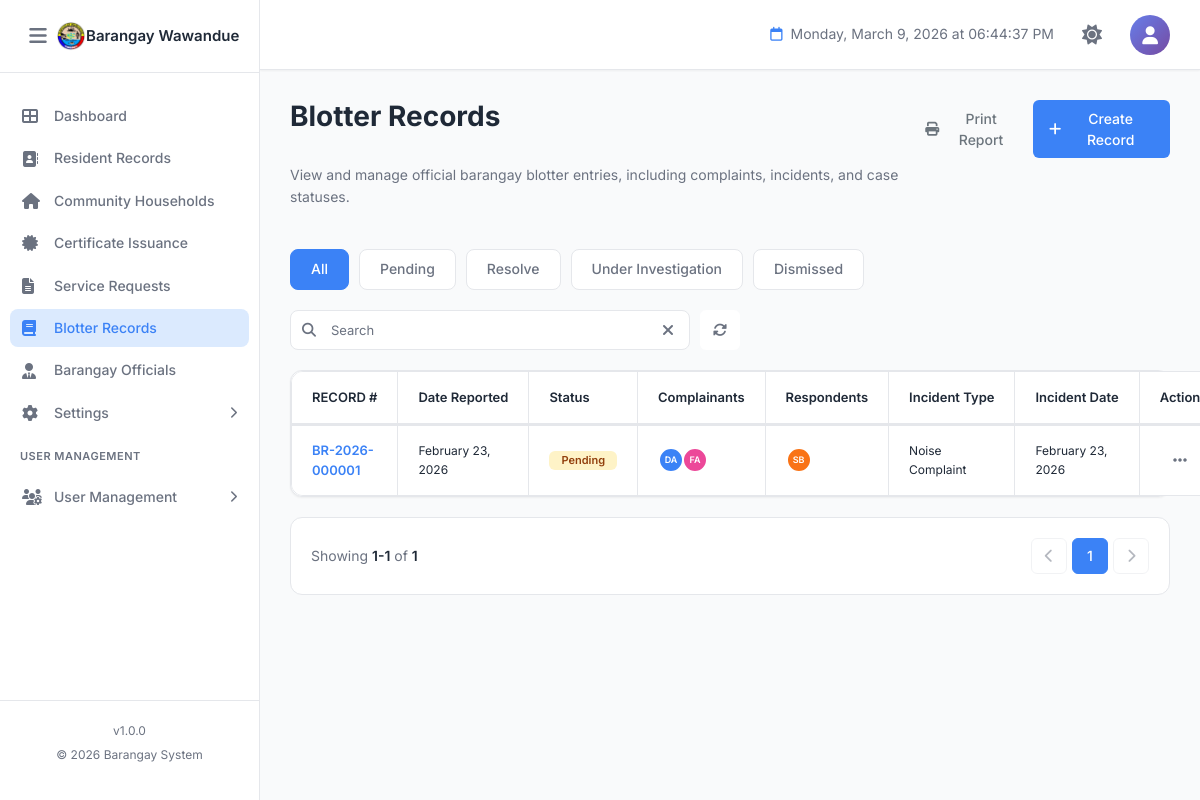
Page /blotter.php (signed in) on the committed database.
### tables this page shows
CREATE TABLE `barangay_info` (
  `id` int(11) NOT NULL,
  `province_name` varchar(100) NOT NULL DEFAULT 'Province Name',
  `town_name` varchar(100) NOT NULL DEFAULT 'Town/City Name',
  `barangay_name` varchar(100) NOT NULL DEFAULT 'Barangay Name',
  `contact_number` varchar(20) DEFAULT NULL,
  `dashboard_text` text DEFAULT NULL,
  `municipal_logo` varchar(255) DEFAULT NULL COMMENT 'Path to municipal/city logo',
  `barangay_logo` varchar(255) DEFAULT NULL COMMENT 'Path to barangay logo',
  `dashboard_image` varchar(255) DEFAULT NULL COMMENT 'Path to dashboard background image',
  `created_at` timestamp NOT NULL DEFAULT current_timestamp(),
  `updated_at` timestamp NOT NULL DEFAULT current_timestamp() ON UPDATE current_timestamp(),
  `updated_by` int(11) DEFAULT NULL COMMENT 'User ID who last updated',
  PRIMARY KEY (`id`),
  KEY `fk_barangay_info_user` (`updated_by`)
);

CREATE TABLE `blotter_records` (
  `id` int(11) NOT NULL AUTO_INCREMENT,
  `record_number` varchar(50) NOT NULL COMMENT 'Format: BR-YYYY-XXXXXX',
  `incident_type` varchar(255) NOT NULL COMMENT 'Type of incident (e.g., Theft, Assault, Noise Complaint)',
  `incident_description` text NOT NULL COMMENT 'Detailed description of the incident',
  `incident_date` datetime NOT NULL COMMENT 'Date and time when incident occurred',
  `incident_location` text NOT NULL COMMENT 'Location where incident occurred',
  `date_reported` datetime NOT NULL DEFAULT current_timestamp() COMMENT 'Date when blotter was reported',
  `reported_by` varchar(255) DEFAULT NULL COMMENT 'Person who reported (if not complainant)',
  `status` enum('Pending','Under Investigation','Resolved','Dismissed') DEFAULT 'Pending' COMMENT 'Current status of the blotter',
  `status_updated_at` datetime DEFAULT NULL COMMENT 'When status was last updated',
  `status_updated_by` int(11) DEFAULT NULL COMMENT 'User ID who updated status',
  `resolution` text DEFAULT NULL COMMENT 'Resolution details if resolved',
  `resolved_date` datetime DEFAULT NULL COMMENT 'Date when case was resolved',
  `resolved_by` int(11) DEFAULT NULL COMMENT 'User ID who resolved the case',
  `remarks` text DEFAULT NULL COMMENT 'Additional remarks or notes',
  `attachments` text DEFAULT NULL COMMENT 'JSON array of attachment file paths',
  `created_at` timestamp NOT NULL DEFAULT current_timestamp(),
  `updated_at` timestamp NOT NULL DEFAULT current_timestamp() ON UPDATE current_timestamp(),
  `created_by` int(11) DEFAULT NULL COMMENT 'User ID who created the record',
  `updated_by` int(11) DEFAULT NULL COMMENT 'User ID who last updated',
  PRIMARY KEY (`id`),
  UNIQUE KEY `record_number` (`record_number`),
  UNIQUE KEY `unique_record_number` (`record_number`),
  KEY `idx_status` (`status`),
  KEY `idx_incident_date` (`incident_date`),
  KEY `idx_date_reported` (`date_reported`),
  KEY `idx_incident_type` (`incident_type`),
  KEY `idx_created_at` (`created_at`)
);

### blotter.php (the view, shortened to what the rows shown need)
<?php
require_once 'config.php';
$pageTitle = 'Blotter Records';
try {
    $pdo = new PDO(
        "mysql:host=" . DB_HOST . ";dbname=" . DB_NAME . ";charset=utf8mb4",
        DB_USER,
        DB_PASS,
        [
            PDO::ATTR_ERRMODE => PDO::ERRMODE_EXCEPTION,
            PDO::ATTR_DEFAULT_FETCH_MODE => PDO::FETCH_ASSOC,
            PDO::ATTR_EMULATE_PREPARES => false
        ]
    );
} catch (PDOException $e) {
    die("Database connection failed: " . $e->getMessage());
}
function getInitials($name) {
    $parts = explode(' ', trim($name));
    if (count($parts) >= 2) {
        return strtoupper(substr($parts[0], 0, 1) . substr($parts[count($parts) - 1], 0, 1));
    }
    return strtoupper(substr($name, 0, 2));
}
function getAvatarColor($index) {
    $colors = ['blue', 'pink', 'teal', 'yellow', 'green', 'orange', 'lime', 'indigo', 'cyan', 'purple'];
    return 'avatar-' . $colors[$index % count($colors)];
}
function formatDateShort($date) {
    return date('F j, Y', strtotime($date));
}
$blotterRecords = [];
try {
    $stmt = $pdo->prepare("
        SELECT
            br.id, br.record_number, br.incident_type, br.incident_date,
            br.date_reported, br.status,
            COUNT(DISTINCT bc.id) AS complainant_count,
            COUNT(DISTINCT brd.id) AS respondent_count,
            GROUP_CONCAT(DISTINCT bc.name ORDER BY bc.id SEPARATOR '|||') AS complainant_names,
            GROUP_CONCAT(DISTINCT brd.name ORDER BY brd.id SEPARATOR '|||') AS respondent_names
        FROM blotter_records br
        LEFT JOIN blotter_complainants bc ON br.id = bc.blotter_id
        LEFT JOIN blotter_respondents brd ON br.id = brd.blotter_id
        GROUP BY br.id
        ORDER BY br.date_reported DESC
    ");
    $stmt->execute();
    $blotterRecords = $stmt->fetchAll();
} catch (PDOException $e) {
    error_log("Error fetching blotter records: " . $e->getMessage());
}
try {
    $residentStmt = $pdo->query("SELECT id, first_name, middle_name, last_name, suffix FROM residents WHERE activity_status = 'Active' ORDER BY last_name, first_name");
    $residents = $residentStmt->fetchAll();
} catch (PDOException $e) {
    error_log("Error fetching residents: " . $e->getMessage());
}
?>
<!DOCTYPE html>
<html lang="en">
<head>
    <link rel="stylesheet" href="assets/bootstrap/css/bootstrap.min.css">
    <link rel="stylesheet" href="https://cdnjs.cloudflare.com/ajax/libs/font-awesome/6.4.0/css/all.min.css">
    <link rel="stylesheet" href="assets/css/style.css">
    <link rel="stylesheet" href="assets/css/blotter.css">
</head>
<body>
    <?php include 'components/sidebar.php'; ?>
    <main class="main-content">
        <div class="dashboard-content">
            <div class="page-header-section">
                <div>
                    <h1 class="page-title"><?php echo $pageTitle; ?></h1>
                </div>
            </div>
            <div class="table-container">
                <table class="data-table blotter-table" id="blotterTable">
                    <thead>
                        <tr>
                            <th>RECORD #</th>
                            <th>Date Reported</th>
                            <th>Status</th>
                            <th>Complainants</th>
                            <th>Respondents</th>
                            <th>Incident Type</th>
                            <th>Incident Date</th>
                            <th>Action</th>
                        </tr>
                    </thead>
                    <tbody id="blotterTableBody">
                        <?php if (empty($blotterRecords)): ?>
                            <tr>
                                <td colspan="8" style="text-align: center; padding: 40px;">
                                    <i class="fas fa-file-alt" style="font-size: 48px; color: #d1d5db; margin-bottom: 16px;"></i>
                                    <p style="color: #6b7280; font-size: 16px; margin: 0;">No blotter records found</p>
                                    <p style="color: #9ca3af; font-size: 14px; margin-top: 8px;">Blotter records will appear here</p>
                                </td>
                            </tr>
                        <?php else: ?>
                            <?php foreach ($blotterRecords as $index => $record):
                                $recordNumber = htmlspecialchars($record['record_number']);
                                $dateReported = formatDateShort($record['date_reported']);
                                $incidentDate = formatDateShort($record['incident_date']);
                                $status = $record['status'];
                                $incidentType = htmlspecialchars($record['incident_type']);
                                $statusBadge = 'badge-' . strtolower(str_replace(' ', '-', $status));
                                $complainants = !empty($record['complainant_names']) ? explode('|||', $record['complainant_names']) : [];
                                $respondents = !empty($record['respondent_names']) ? explode('|||', $record['respondent_names']) : [];
                            ?>
                            <tr data-status="<?php echo strtolower(str_replace(' ', '-', $status)); ?>">
                                <td><span class="record-number"><?php echo $recordNumber; ?></span></td>
                                <td><?php echo $dateReported; ?></td>
                                <td><span class="badge <?php echo $statusBadge; ?>"><?php echo htmlspecialchars($status); ?></span></td>
                                <td>
                                    <div class="person-group">
                                        <?php
                                        $displayCount = min(2, count($complainants));
                                        for ($i = 0; $i < $displayCount; $i++):
                                            $initials = getInitials($complainants[$i]);
                                            $avatarColor = getAvatarColor($i);
                                        ?>
                                            <span class="avatar-sm <?php echo $avatarColor; ?>" title="<?php echo htmlspecialchars($complainants[$i]); ?>">
                                                <?php echo $initials; ?>
                                            </span>
                                        <?php endfor; ?>
                                    </div>
                                </td>
                                <td>
                                    <div class="person-group">
                                        <?php
                                        $displayCount = min(2, count($respondents));
                                        for ($i = 0; $i < $displayCount; $i++):
                                            $initials = getInitials($respondents[$i]);
                                            $avatarColor = getAvatarColor($i + 5);
                                        ?>
                                            <span class="avatar-sm <?php echo $avatarColor; ?>" title="<?php echo htmlspecialchars($respondents[$i]); ?>">
                                                <?php echo $initials; ?>
                                            </span>
                                        <?php endfor; ?>
                                    </div>
                                </td>
                                <td><?php echo $incidentType; ?></td>
                                <td><?php echo $incidentDate; ?></td>
                                <td style="text-align: center; vertical-align: middle;">
                                    <div class="action-menu-container">
                                        <button class="btn-action" data-record-id="<?php echo $record['id']; ?>" data-bs-strategy="fixed">
                                            <i class="fas fa-ellipsis-h"></i>
                                        </button>
                                    </div>
                                </td>
                            </tr>
                            <?php endforeach; ?>
                        <?php endif; ?>
                    </tbody>
                </table>
            </div>
        </div>
    </main>
</body>
</html>

### components/sidebar.php (shortened to what the rows shown need)
<?php
$sidebar_brgy_name = 'BIS';
$sidebar_brgy_logo = 'assets/images/logo.png';
if (isset($conn)) {
    $s_stmt = $conn->prepare("SELECT barangay_name, barangay_logo FROM barangay_info WHERE id = 1 LIMIT 1");
    if ($s_stmt) {
        $s_stmt->execute();
        $s_result = $s_stmt->get_result();
        if ($s_result->num_rows > 0) {
            $s_row = $s_result->fetch_assoc();
            if (!empty($s_row['barangay_name'])) $sidebar_brgy_name = $s_row['barangay_name'];
            if (!empty($s_row['barangay_logo']))  $sidebar_brgy_logo = $s_row['barangay_logo'];
        }
    }
}
?>
<aside class="sidebar" id="sidebar">
    <div class="sidebar-header">
        <div class="sidebar-brand" style="display:flex;align-items:center;overflow:hidden;">
            <img src="<?php echo htmlspecialchars($sidebar_brgy_logo); ?>" alt="Logo"
                 style="width:30px;height:30px;object-fit:contain;">
            <h2 class="sidebar-title" style="font-size:15px;margin:0;white-space:nowrap;">
                <?php echo htmlspecialchars($sidebar_brgy_name); ?>
            </h2>
        </div>
    </div>
</aside>

### rows in the picture
barangay_info: barangay_logo (picture), barangay_name "Barangay Wawandue"
blotter_records: record_number "BR-2026-000001", date_reported "February 23, 2026", status "Pending", initials "DA", initials "FA", initials "SB", incident_type "Noise Complaint", incident_date "February 23, 2026"

### other values in the picture
SITE_VERSION "1.0.0"
SITE_YEAR "2026"
$pageTitle "Blotter Records"
